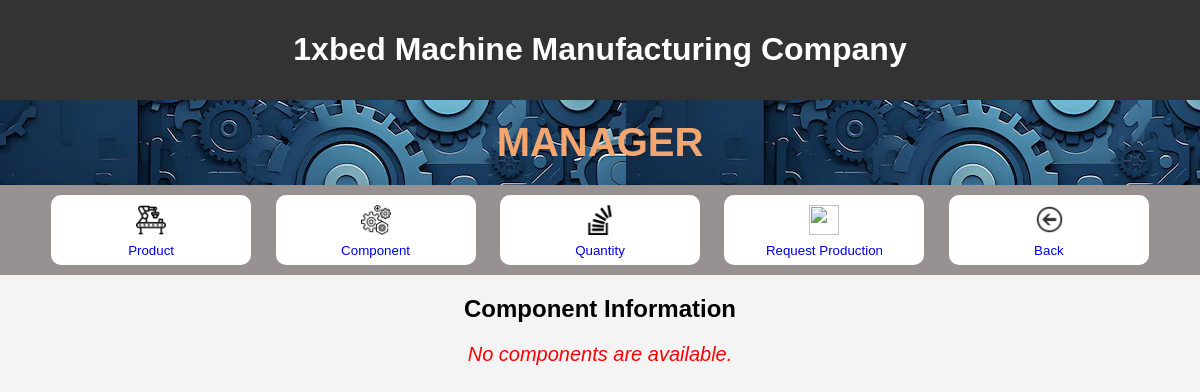
Before: /manager/quantity with the older database file.
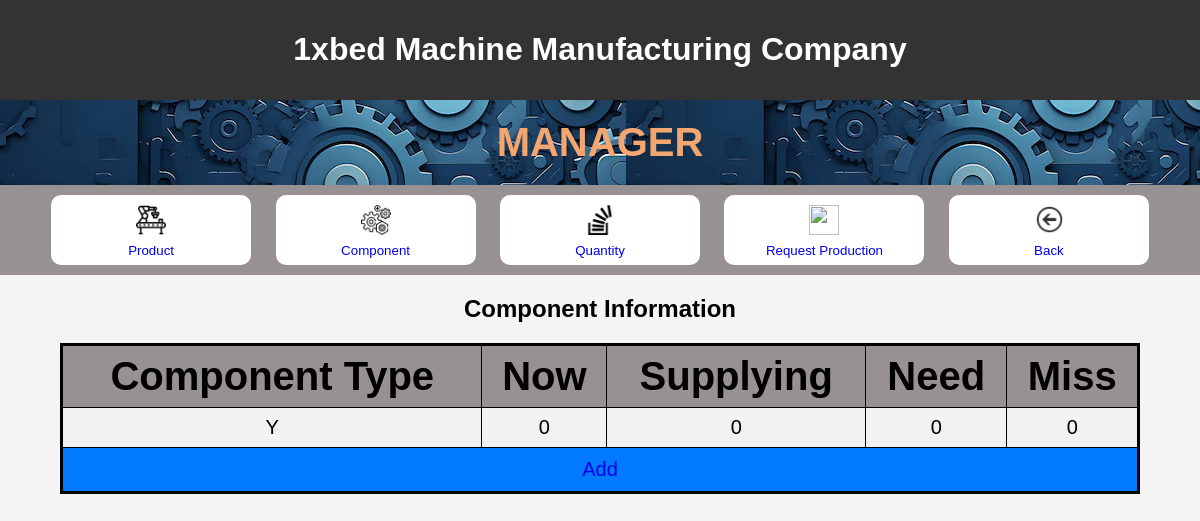
After: the same page with the newer database file.
### myproject/models.py (models this page shows, shortened)
class ComponentQuantity(models.Model):
    component_type = models.CharField(max_length=100)
    now = models.IntegerField()
    supplying = models.IntegerField()
    need = models.IntegerField()
    miss = models.IntegerField()

### myproject/views.py (the view)
# urls.py: path("manager/quantity", views.Quantity_.main, name="manager/quantity"),
    def main(request):
        list_quantity = ComponentQuantity.objects.all()
        return render(request, "myproject/quantity/main.html", {'list_quantity': list_quantity})

### myproject/templates/myproject/quantity/main.html (shortened to what this page needs)
<!DOCTYPE html>
<html lang="en">
<head>
    {% load static %}
    <link rel="stylesheet" href="{% static 'css/welcomepage.css' %}">
</head>
<body>
    <header>
        <h1>
            1xbed Machine Manufacturing Company
        </h1>
    </header>
    <div id = headerweb>
        <h1 id = welcome>
        MANAGER
        </h1>
    </div>
    <div id = link>
        <div>
    <button id = choice ><a
    href="product">
        <img id =icon src="{% static 'img/product.png' %}"
        width="50"
        height="50" >
        <br>
        Product
    </a></button>
    <button id = choice><a
        href="component">
            <img id =icon src="{% static 'img/component.png' %}"
            width="50"
            height="50" >
            <br>
            Component
    </a></button>
    <button id = choice><a
        href="quantity">
            <img id =icon src="{% static 'img/quantity.png' %}"
            width="50"  >
            <br>
            Quantity
    </a></button>
    <button id = choice><a
        href="request_production">
            <img id =icon src="{% static 'img/checker.png' %}"
            width="50"
            height="50" >
            <br>
            Request Production
    </a></button>
    <button id = choice>
        <a
        href="{% url 'homepage' %}">
        <img id =icon src="{% static 'img/back.png' %}"
        width="50"
        height="50">
        <br>
        Back
    </a> </button>
    </div>
</div>
    <h2 > Component Information </h2>
{% if list_quantity %}
    <table border="1">
        <tr>
            <th>Component Type</th>
            <th>Now</th>
            <th>Supplying</th>
            <th>Need</th>
            <th>Miss</th>
        </tr>
    {% for component in list_quantity %}
        <tr>
            <td>{{ component.component_type }}</td>
            <td>{{ component.now }}</td>
            <td>{{ component.supplying }}</td>
            <td>{{ component.need }}</td>
            <td>{{ component.miss }}</td>
    {% endfor %}
    <tr>
        <td id = add colspan="5">
            <a href="quantity/add" id="add" class="button">Add</a>
        </td>
    </tr>
    </table>
{% else %}
<p id = note>No components are available.</p>
{% endif %}
</body>
</html>

Changed rows visible on the page:
added ComponentQuantity: component_type "Y", now "0", supplying "0", need "0", miss "0"
Other visible differences:
text no longer shown: "No components are available."
text now shown: "Component Type Now Supplying Need Miss Add"
